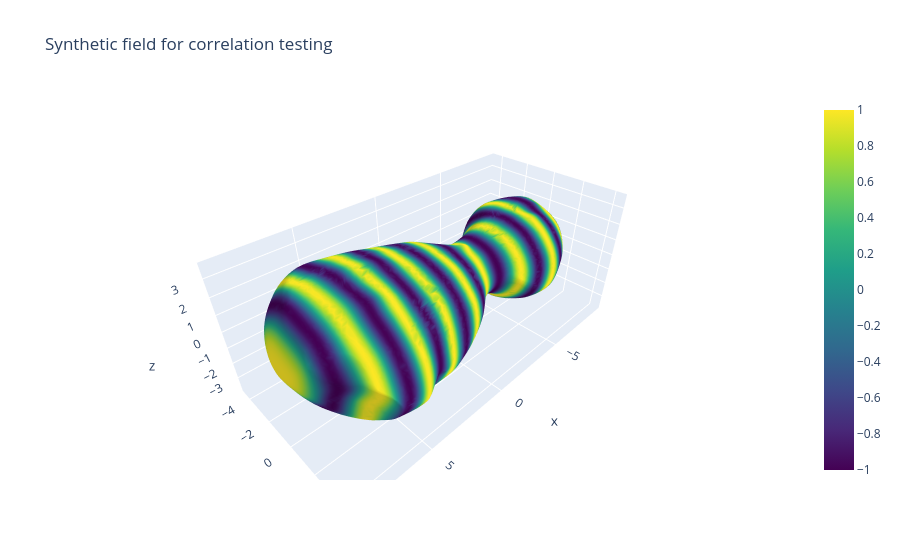

Write notebook code for a chart like this one.
### Code cell
# Generate a synthetic test field on the organoid
field_sin = generate_sinusoidal_field(m.v, k=3.0)        # sinusoidal
field_gauss = generate_gaussian_bump_field(m.v, center_idx=500, sigma=6.0) # Gaussian bump


fig = go.Figure(data=[
    go.Mesh3d(
        x=m.v[:,0], y=m.v[:,1], z=m.v[:,2],
        i=m.f[:,0], j=m.f[:,1], k=m.f[:,2],
        intensity=field_sin,
        colorscale='Viridis',
        showscale=True,   # adds colorbar
        name="Surface"
    )
])

fig.update_layout(
    scene=dict(aspectmode='data'),
    title="Synthetic field for correlation testing"
)

fig.show()

### Figure 1 — Plotly figure (JSON) as saved in the notebook; plotly's stock layout.template omitted (floating-point values rounded to 4 significant figures; data arrays with more than 128 entries replaced by an {"elided": "..."} marker saying what was removed)
{"data": [{"colorscale": [[0, "#440154"], [0.1111, "#482878"], [0.2222, "#3e4989"], [0.3333, "#31688e"], [0.4444, "#26828e"], [0.5556, "#1f9e89"], [0.6667, "#35b779"], [0.7778, "#6ece58"], [0.8889, "#b5de2b"], [1, "#fde725"]], "i": {"elided": "35998 int values"}, "intensity": {"elided": "18001 float values"}, "j": {"elided": "35998 int values"}, "k": {"elided": "35998 int values"}, "name": "Surface", "showscale": true, "type": "mesh3d", "x": {"elided": "18001 float values"}, "y": {"elided": "18001 float values"}, "z": {"elided": "18001 float values"}}], "layout": {"scene": {"aspectmode": "data"}, "title": {"text": "Synthetic field for correlation testing"}}}
